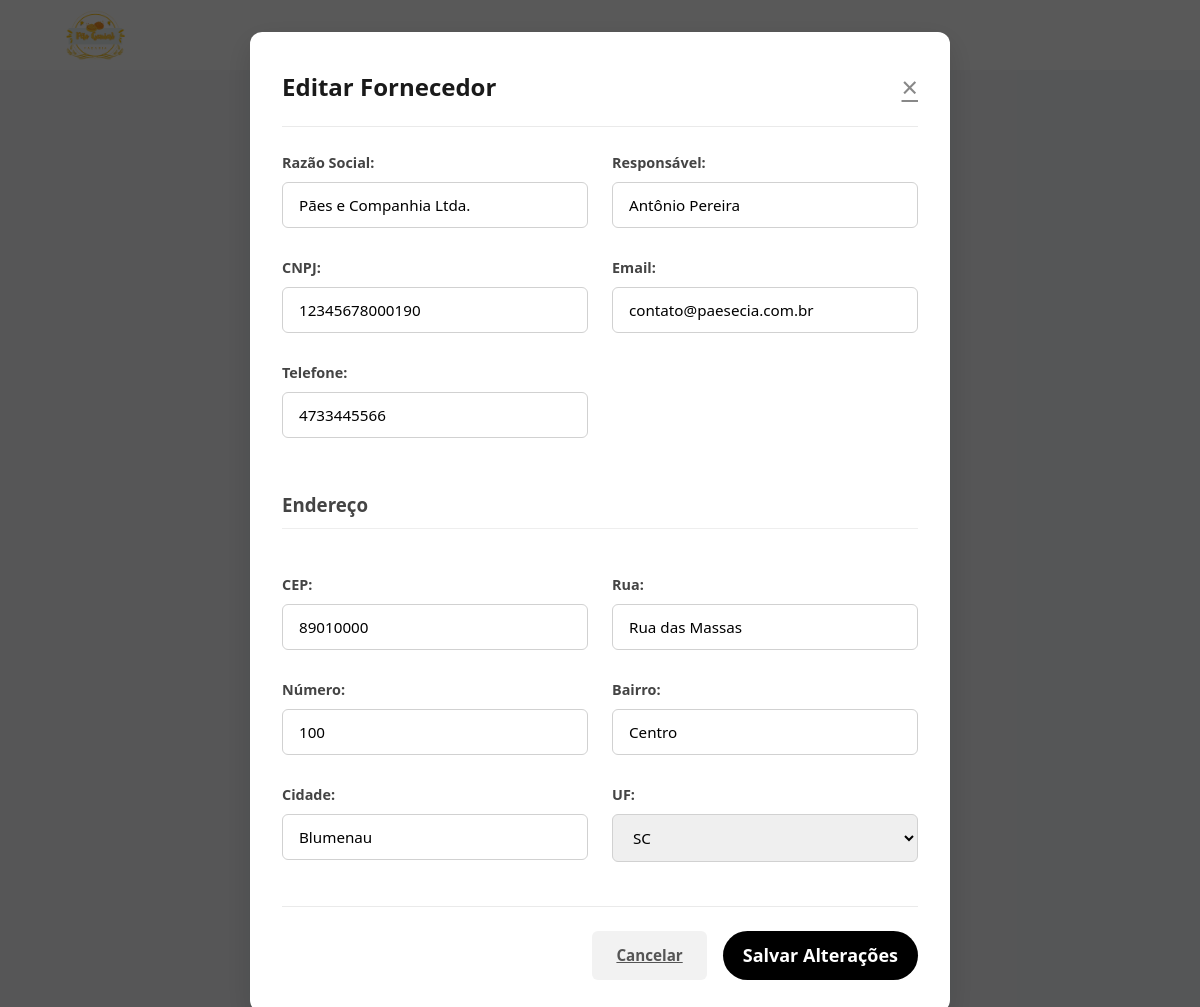
The app's page /alteracoes/Alterar_Fornecedor.php?id=4 with its own data.
### tables this page shows
CREATE TABLE `fornecedores` (
  `id_fornecedor` int(11) NOT NULL,
  `razao_social` varchar(80) DEFAULT NULL,
  `cnpj_fornecedor` varchar(25) DEFAULT NULL,
  `email_fornecedor` varchar(80) DEFAULT NULL,
  `telefone_fornecedor` varchar(20) DEFAULT NULL,
  `cep_fornecedor` varchar(20) DEFAULT NULL,
  `rua_fornecedor` varchar(50) DEFAULT NULL,
  `numero_fornecedor` int(11) DEFAULT NULL,
  `bairro_fornecedor` varchar(80) DEFAULT NULL,
  `cidade_fornecedor` varchar(50) DEFAULT NULL,
  `uf_fornecedor` char(2) DEFAULT NULL,
  `responsavel` varchar(80) DEFAULT NULL,
  `ativo` tinyint(1) DEFAULT 1
);

### php/funcoes.php (called while the page is built, shortened)
<?php
require_once 'conexao.php';
function buscarFornecedorPorId($id_fornecedor){
    global $pdo;
    try {
        $sql = "SELECT * FROM fornecedores WHERE id_fornecedor = :id";
        $stmt = $pdo->prepare($sql);
        $stmt->bindParam(':id', $id_fornecedor, PDO::PARAM_INT);
        $stmt->execute();
        return $stmt->fetch(PDO::FETCH_ASSOC);
    } catch(PDOException $e){
        error_log("Erro ao buscar fornecedor: ".$e->getMessage());
        return null;
    }
}
?>

### alteracoes/Alterar_Fornecedor.php (the view, shortened to what this page needs)
<?php
require_once '../php/funcoes.php';
$id_fornecedor = isset($_GET['id']) ? intval($_GET['id']) : 0;
$fornecedor = buscarFornecedorPorId($id_fornecedor);
?>
<!DOCTYPE html>
<html lang="pt-BR">
<head>
<link rel="stylesheet" href="../css/styles.css"/>
<link rel="stylesheet" href="../css/alterar.css"/>
<link href="https://cdn.jsdelivr.net/npm/remixicon@3.5.0/fonts/remixicon.css" rel="stylesheet">
</head>
<body>
<header><img src="../img/logo.png" alt="Logo"></header>
<div class="modal-editar">
    <div class="modal-editar__container">
        <div class="modal-editar__header">
            <h2 class="modal-editar__titulo">Editar Fornecedor</h2>
            <a href="../html_listas/lista_de_fornecedores.php" class="modal-editar__fechar">&times;</a>
        </div>
        <form id="formulario-editar-fornecedor" class="formulario" action="../php/alterar_fornecedor.php" method="POST">
            <div class="grupo-formulario">
                <label class="rotulo-formulario">Razão Social:</label>
                <input type="text" name="razao_social" class="entrada-formulario" value="<?= htmlspecialchars($fornecedor['razao_social']) ?>" >
            </div>
            <div class="grupo-formulario">
                <label class="rotulo-formulario">Responsável:</label>
                <input type="text" name="responsavel" class="entrada-formulario" value="<?= htmlspecialchars($fornecedor['responsavel']) ?>" >
            </div>
            <div class="grupo-formulario">
                <label class="rotulo-formulario">CNPJ:</label>
                <input type="text" name="cnpj_fornecedor" class="entrada-formulario" value="<?= htmlspecialchars($fornecedor['cnpj_fornecedor']) ?>" >
            </div>
            <div class="grupo-formulario">
                <label class="rotulo-formulario">Email:</label>
                <input type="email" name="email_fornecedor" class="entrada-formulario" value="<?= htmlspecialchars($fornecedor['email_fornecedor']) ?>" >
            </div>
            <div class="grupo-formulario">
                <label class="rotulo-formulario">Telefone:</label>
                <input type="text" name="telefone_fornecedor" class="entrada-formulario" value="<?= htmlspecialchars($fornecedor['telefone_fornecedor']) ?>">
            </div>
            <div class="grupo-formulario grupo-formulario--completo">
                <h3 style="margin:1.5rem 0 1rem; color:#444; border-bottom:1px solid #eee; padding-bottom:0.5rem;">Endereço</h3>
            </div>
            <div class="grupo-formulario">
                <label class="rotulo-formulario">CEP:</label>
                <input type="text" name="cep_fornecedor" class="entrada-formulario entrada-formulario--cep" value="<?= htmlspecialchars($fornecedor['cep_fornecedor']) ?>">
            </div>
            <div class="grupo-formulario">
                <label class="rotulo-formulario">Rua:</label>
                <input type="text" name="rua_fornecedor" class="entrada-formulario" value="<?= htmlspecialchars($fornecedor['rua_fornecedor']) ?>">
            </div>
            <div class="grupo-formulario">
                <label class="rotulo-formulario">Número:</label>
                <input type="text" name="numero_fornecedor" class="entrada-formulario" value="<?= htmlspecialchars($fornecedor['numero_fornecedor']) ?>">
            </div>
            <div class="grupo-formulario">
                <label class="rotulo-formulario">Bairro:</label>
                <input type="text" name="bairro_fornecedor" class="entrada-formulario" value="<?= htmlspecialchars($fornecedor['bairro_fornecedor']) ?>">
            </div>
            <div class="grupo-formulario">
                <label class="rotulo-formulario">Cidade:</label>
                <input type="text" name="cidade_fornecedor" class="entrada-formulario" value="<?= htmlspecialchars($fornecedor['cidade_fornecedor']) ?>">
            </div>
            <div class="grupo-formulario">
                <label class="rotulo-formulario">UF:</label>
                <select name="uf_fornecedor" class="selecao-formulario">
                    <?php
                    $ufs = ['AC','AL','AP','AM','BA','CE','DF','ES','GO','MA','MT','MS','MG','PA','PB','PR','PE','PI','RJ','RN','RS','RO','RR','SC','SP','SE','TO'];
                    foreach($ufs as $uf):
                    ?>
                        <option value="<?= $uf ?>" <?= $fornecedor['uf_fornecedor'] == $uf ? 'selected' : '' ?>><?= $uf ?></option>
                    <?php endforeach; ?>
                </select>
            </div>
            <div class="acoes-formulario">
                <a href="../html_listas/lista_de_fornecedores.php" class="botao botao--secundario">Cancelar</a>
                <button type="submit" class="botao botao--primario">Salvar Alterações</button>
            </div>
        </form>
    </div>
</div>
</body>
</html>

### css/styles.css (style rules this page uses)
html, body { margin: 0; padding: 0; font-family: sans-serif; background-image: url('../img/fundo_padaria.png'); background-size: cover; background-repeat: no-repeat; background-position: center; background-attachment: fixed; display: flex; flex-direction: column; align-items: center; min-height: 100vh; overflow-x: hidden; }
header { background-color: white; width: 100vw; height: 70px; display: flex; align-items: center; padding-left: 60px; box-sizing: border-box; top: 0; left: 0; z-index: 10; }
header img { height: 70px; width: 70px; }
button.botao { background-color: #000; border: none; border-radius: 25px; padding: 10px 20px; color: white; font-size: 18px; cursor: pointer; display: flex; align-items: center; }

### css/alterar.css (style rules this page uses)
* { box-sizing: border-box; margin: 0; padding: 0; font-family: 'Segoe UI', Tahoma, Geneva, Verdana, sans-serif; }
body { background-color: #f5f7fa; color: #333; line-height: 1.6; }
.modal-editar { display: block; position: fixed; z-index: 1000; inset: 0; background: rgba(0, 0, 0, 0.65); overflow-y: auto; padding: 2rem 0; }
.modal-editar__container { background: #fff; width: 90%; max-width: 700px; margin: 0 auto; padding: 2rem; border-radius: 12px; box-shadow: 0 10px 30px rgba(0, 0, 0, 0.15); position: relative; }
.modal-editar__header { display: flex; justify-content: space-between; align-items: center; margin-bottom: 1.5rem; padding-bottom: 1rem; border-bottom: 1px solid #eaeaea; }
.modal-editar__titulo { font-size: 1.5rem; font-weight: 700; color: #1a1a1a; }
.modal-editar__fechar { color: #888; font-size: 1.8rem; cursor: pointer; transition: color 0.2s ease; }
.formulario { display: grid; grid-template-columns: 1fr 1fr; gap: 1rem 1.5rem; }
.grupo-formulario { margin-bottom: 0.75rem; }
.grupo-formulario--completo { grid-column: 1 / -1; }
.rotulo-formulario { display: block; margin-bottom: 0.5rem; font-weight: 600; font-size: 0.9rem; color: #444; }
.entrada-formulario, .selecao-formulario { width: 100%; padding: 0.75rem 1rem; border: 1px solid #d1d1d1; border-radius: 6px; font-size: 0.95rem; transition: border-color 0.2s ease, box-shadow 0.2s ease; }
.entrada-formulario--cep { padding-right: 2.5rem; }
.acoes-formulario { grid-column: 1 / -1; display: flex; justify-content: flex-end; gap: 1rem; margin-top: 1rem; padding-top: 1.5rem; border-top: 1px solid #eaeaea; }
.botao { padding: 0.75rem 1.5rem; border: none; border-radius: 6px; font-weight: 600; font-size: 0.95rem; cursor: pointer; transition: all 0.2s ease; }
.botao--primario { background: #1a1a1a; color: white; }
.botao--secundario { background: #f2f2f2; color: #555; }

### records on screen
fornecedores: razao_social "Pães e Companhia Ltda.", responsavel "Antônio Pereira", cnpj_fornecedor "12345678000190", email_fornecedor "contato@paesecia.com.br", telefone_fornecedor "4733445566", cep_fornecedor "89010000", rua_fornecedor "Rua das Massas", numero_fornecedor "100", bairro_fornecedor "Centro", cidade_fornecedor "Blumenau", uf_fornecedor "SC"
